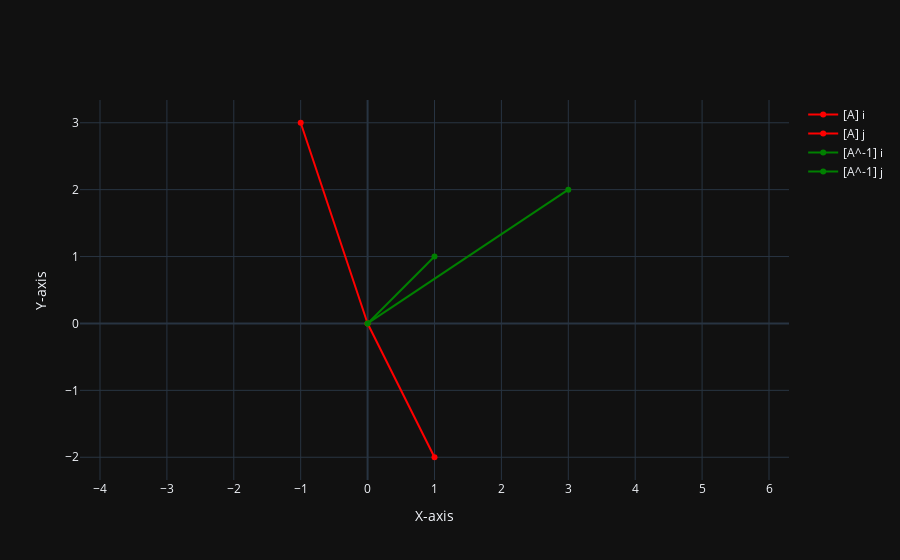

Source (notebook cell):
### Code cell
fig = go.Figure()
for (vec, name, col) in vectors:
    fig.add_trace(go.Scatter(x=[0, vec[0, 0]], y=[0, vec[1, 0]], mode='lines+markers', name=name, line=dict(color=col)))
# Optional: Set axis labels and plot title
fig.update_layout(xaxis_title="X-axis", yaxis_title="Y-axis")
fig.update_layout(xaxis_scaleanchor="y", yaxis_scaleanchor="x", xaxis=dict(dtick=1), yaxis=dict(dtick=1))
fig.show()

### Figure 1 — Plotly figure (JSON) as saved in the notebook; plotly's stock layout.template omitted (floating-point values rounded to 4 significant figures)
{"data": [{"line": {"color": "red"}, "mode": "lines+markers", "name": "[A] i", "x": [0, 1], "y": [0, -2], "type": "scatter"}, {"line": {"color": "red"}, "mode": "lines+markers", "name": "[A] j", "x": [0, -1], "y": [0, 3], "type": "scatter"}, {"line": {"color": "green"}, "mode": "lines+markers", "name": "[A^-1] i", "x": [0, 3.0], "y": [0, 2.0], "type": "scatter"}, {"line": {"color": "green"}, "mode": "lines+markers", "name": "[A^-1] j", "x": [0, 1.0], "y": [0, 1.0], "type": "scatter"}], "layout": {"xaxis": {"title": {"text": "X-axis"}, "scaleanchor": "y", "dtick": 1}, "yaxis": {"title": {"text": "Y-axis"}, "scaleanchor": "x", "dtick": 1}}}
